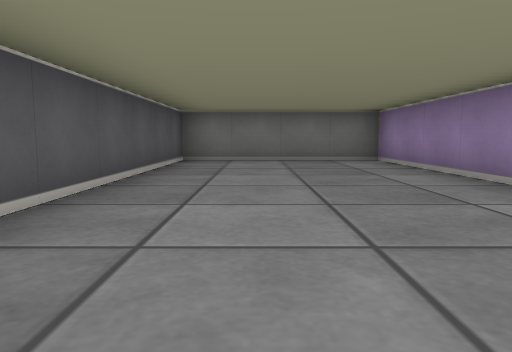
view 1 (above)

16 first-person views from a walk through a cub3D ray-caster map. The camera is about half as high as the walls, tilts 6° down and sees 70° across. The floor is counted in squares. Each view is taken from the middle of a square. On the plan, view 1 faces up. The plan holds only what a view shows up to about 9 squares ahead; the rest is blank.

view 2
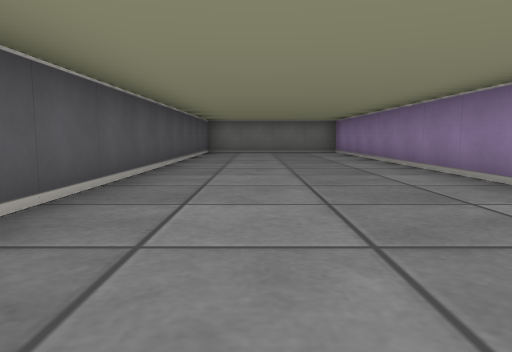

view 3
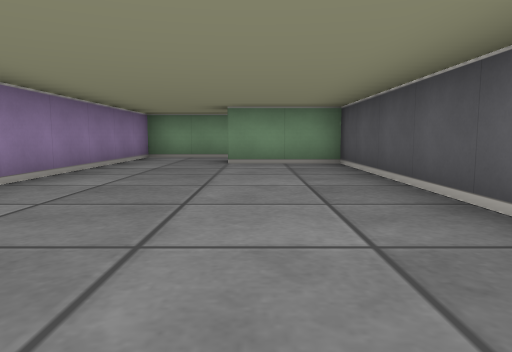

view 4
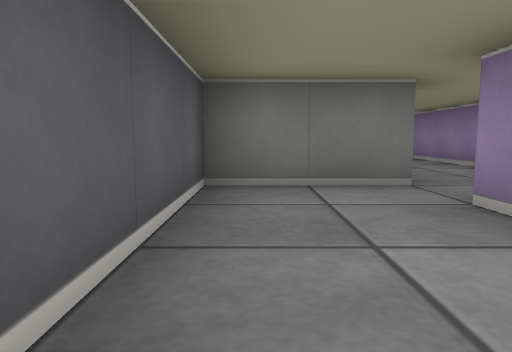

view 5
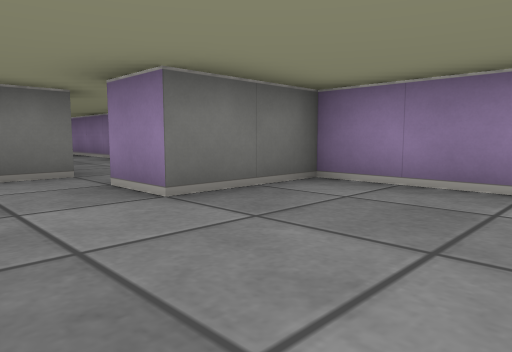

view 6
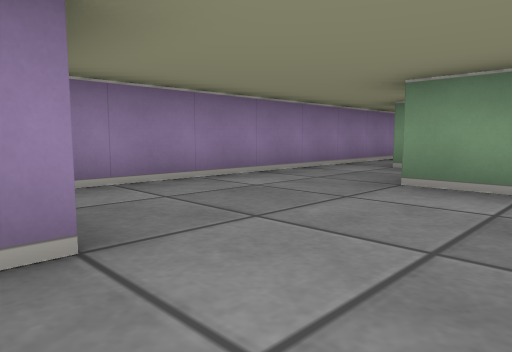

view 7
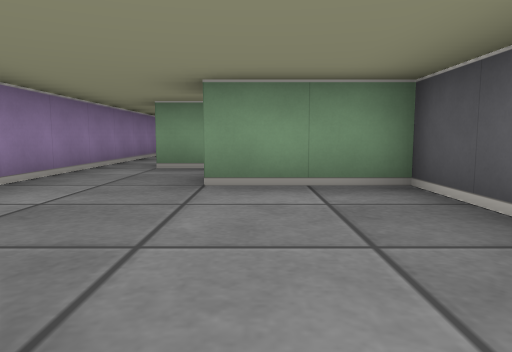

view 8
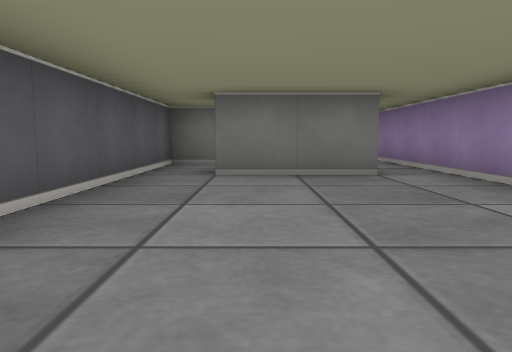

view 9
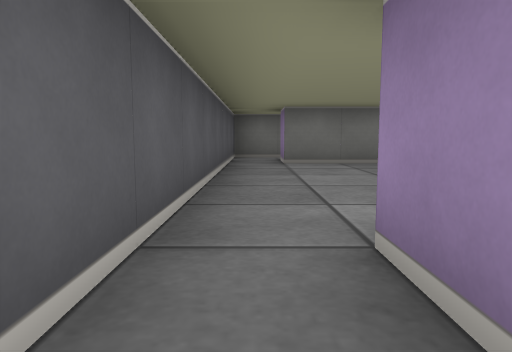

view 10
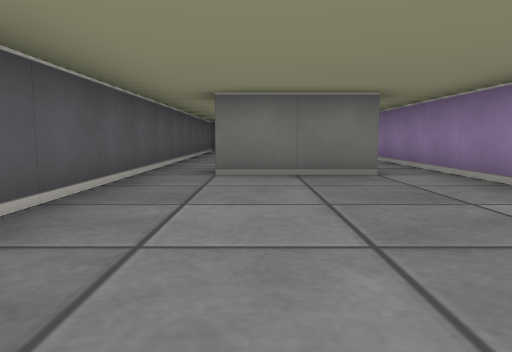

view 11
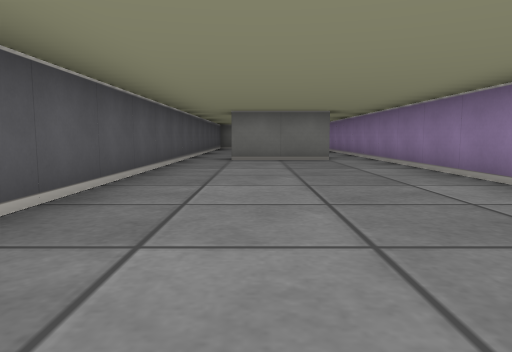

view 12
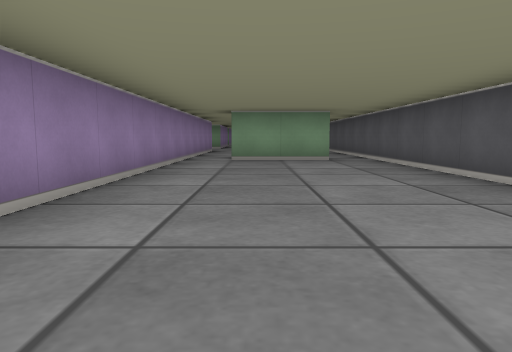

view 13
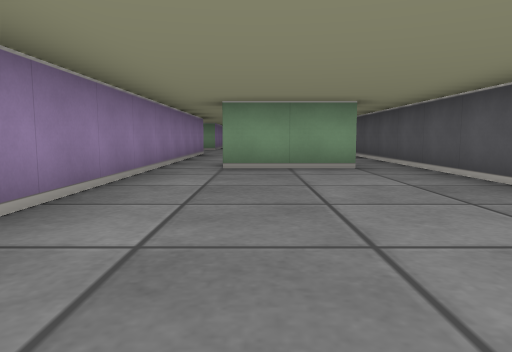

view 14
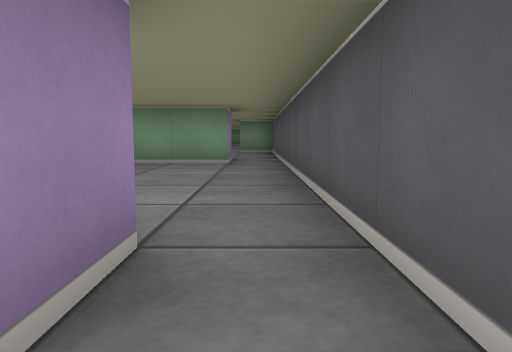

view 15
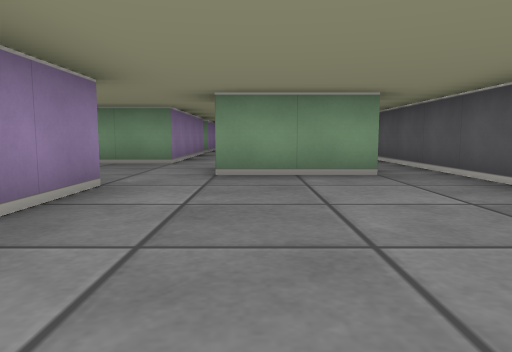

view 16
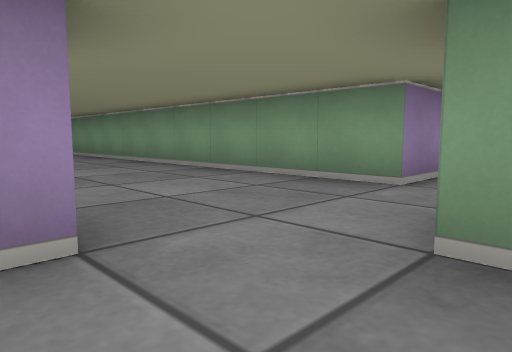

### Floor plan
Ten units are one square. View 1 is at (0, 0); x grows to the right and y downward. Boxes are objects, and circles mark ways between rooms. Rooms are numbered by the first view taken in them; rooms with no view inside come last. Other rooms are left out.
<svg viewBox="-20 -80 50 425">
<path fill="none" stroke="#000" d="M25 45 25 -75 -15 -75 -15 45 5 45M-15 75 -15 105 5 105M25 115 25 75 5 75M6 55 -15 55 -15 75M5 75 5 65 25 65 25 45M16 135 -5 135M25 184 25 125M-15 135 -15 185M16 195 -5 195 -5 185M-5 275 15 275M-15 185 -15 275M25 274 25 184M-5 335 15 335M-5 285 -5 275M25 326 25 274M-15 275 -15 335M-4 115 -15 115 -15 135M-5 135 -5 126M8 125 15 125M25 125 25 115"/>
<circle cx="15" cy="50" r="3" fill="#2a7"/>
<circle cx="-5" cy="70" r="3" fill="#2a7"/>
<circle cx="15" cy="110" r="3" fill="#2a7"/>
<circle cx="-10" cy="190" r="3" fill="#2a7"/>
<circle cx="20" cy="190" r="3" fill="#2a7"/>
<circle cx="-10" cy="130" r="3" fill="#2a7"/>
<circle cx="20" cy="130" r="3" fill="#2a7"/>
<circle cx="-10" cy="280" r="3" fill="#2a7"/>
<circle cx="20" cy="280" r="3" fill="#2a7"/>
<circle cx="0" cy="120" r="3" fill="#2a7"/>
<text x="0" y="-20">1</text>
<text x="10" y="90">2</text>
<text x="0" y="60">3</text>
<text x="10" y="160">4</text>
<text x="0" y="230">5</text>
<text x="0" y="310">6</text>
<text x="-10" y="120">7</text>
<text x="10" y="120">8</text>
</svg>
Room 1 opens to room 3. Room 2 opens to room 3. Room 2 opens to room 8. Room 4 opens to room 5. Room 4 opens to room 7. Room 4 opens to room 8. Room 5 opens to room 6. Room 7 opens to room 8.

Where each view was taken, in squares from view 1:
view 1: 0 up, 0 right, facing up
view 2: 4 down, 0 right, facing up
view 3: 2 up, 0 right, facing down
view 4: 9 down, 1 left, facing up
view 5: 10 down, 1 left, facing up-right
view 6: 7 down, 1 left, facing down-right
view 7: 7 down, 0 right, facing down
view 8: 18 down, 0 right, facing up
view 9: 20 down, 1 left, facing up
view 10: 24 down, 0 right, facing up
view 11: 27 down, 0 right, facing up
view 12: 20 down, 1 right, facing down
view 13: 22 down, 1 right, facing down
view 14: 27 down, 1 left, facing down
view 15: 29 down, 1 right, facing down
view 16: 32 down, 1 right, facing down-right
